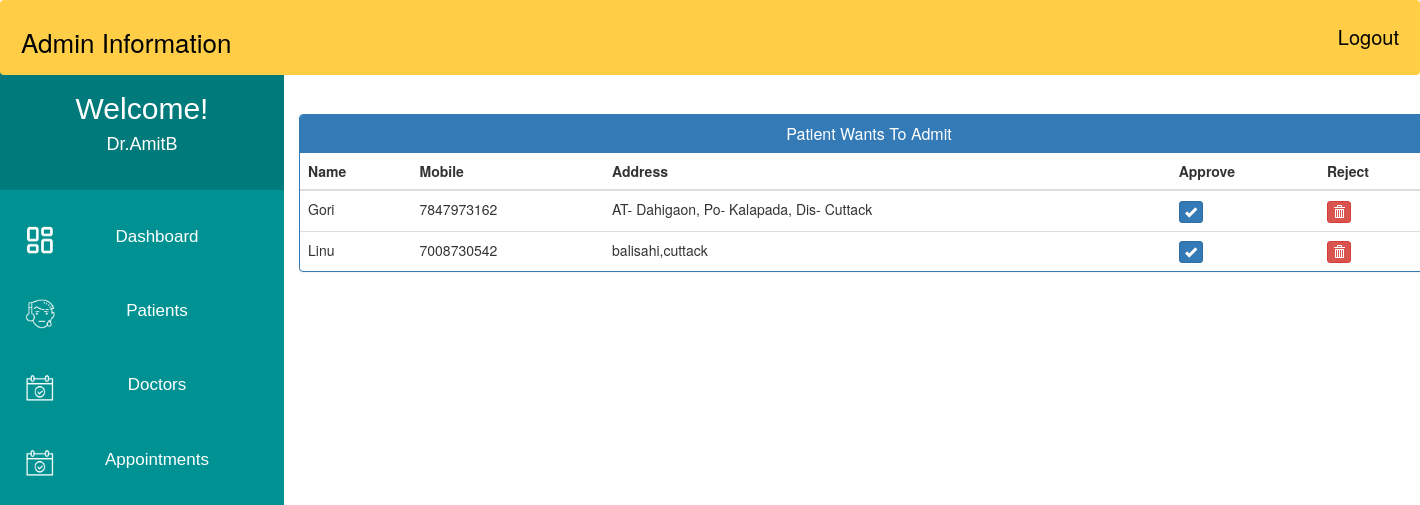
The app's page /admin_approve_patient/ (signed in) with its own data.
### MyApp/models.py (models this page shows, shortened)
class Patient(models.Model):
    user = models.OneToOneField(User, on_delete=models.CASCADE)
    Patient_First_Name = models.CharField(max_length=50, default="")
    Patient_Last_Name = models.CharField(max_length=50, default="")
    gender = models.CharField(max_length=10, choices=GENDER)
    contact = models.CharField(max_length=10)
    address = models.CharField(max_length=350)
    symptoms = models.CharField(max_length=500, default="")
    status = models.BooleanField(default=False)
    admitDate = models.DateField(auto_now=True)
    assignedDoctorId = models.PositiveIntegerField(null=True)

### MyApp/views.py (the view)
# urls.py: path('admin_approve_patient/', views.admin_approve_patient,name="admin_approve_patient"),
@login_required(login_url='adminlogin')
def admin_approve_patient(request):
    patients=Patient.objects.all().filter(status=False)
    return render(request,'MyApp/admin_approve_patient.html',{'patients':patients})

### templates/MyApp/admin_approve_patient.html (shortened to what this page needs)
<!DOCTYPE html>
<html lang="en">
<head>
    <link href="//netdna.bootstrapcdn.com/bootstrap/3.0.0/css/bootstrap.min.css" rel="stylesheet" id="bootstrap-css">
</head>
<body>
    {% include 'MyApp/admin_base.html' %}
    <div class="container" style="margin-left:20%; margin-top:8%">
  <div class="panel panel-primary">
    <div class="panel-heading">
      <h6 class="panel-title">Patient Wants To Admit</h6>
    </div>
    <table class="table table-hover" id="dev-table">
      <thead>
        <tr>
          <th>Name</th>
          <th>Mobile</th>
          <th>Address</th>
          <th>Approve</th>
          <th>Reject</th>
        </tr>
      </thead>
      {% for p in patients %}
      <tr>
        <td> {{p.Patient_First_Name}}</td>
        <td>{{p.contact}}</td>
        <td>{{p.address}}</td>
        <td><a class="btn btn-primary btn-xs" href="{% url 'MyApp:approve_patient' p.id  %}"><span class="glyphicon glyphicon-ok"></span></a></td>
        <td><a class="btn btn-danger btn-xs" href="{% url 'MyApp:reject_patient' p.id  %}"><span class="glyphicon glyphicon-trash"></span></a></td>
      </tr>
      {% endfor %}
    </table>
  </div>
</div>
</body>
</html>

### templates/MyApp/admin_base.html (shortened to what this page needs)
<!DOCTYPE html>
{% load staticfiles %}
<html lang="en">
<head>
</head>
<body>
    <div class="navbar">
        <a>Admin Information</a>
        <a href="{% url 'MyApp:logout' %}" class="logoutbtn" style="font-size:18px, text-align: center;">Logout</a>
    </div>
     <div class="sidebar">
        <div class="userprofile">
            <h2 style="color:white; font-family:sans-serif; padding-top:25px; text-align:center; margin:0px;">Welcome!</h2>
            <h4 style="color:white; font-family:sans-serif; text-align:center; padding-bottom:35px;">{{request.user.username}}</h4>
        </div>
        <a href="{% url 'MyApp:admin_dashboard' %}"><img class="icon" src="{% static "images/PDash.png" %}">Dashboard</a>
        <a href="{% url 'MyApp:admin_patient' %}"><img class="icon" src="{% static "images/PIcon.png" %}">Patients</a>
        <a href="{% url 'MyApp:admin_doctor' %}"><img class="icon" src="{% static "images/ApptIcon.png" %}">Doctors</a>
        <a href="{% url 'MyApp:admin_appointment' %}"><img class="icon" src="{% static "images/ApptIcon.png" %}">Appointments</a>
    </div>
</body>
</html>

### templates/MyApp/admin_base.html (style rules this page uses)
body { background-color: rgb(255, 255, 255); padding: 0px; margin-top: 0px; margin-left: 0px; margin-right: 0px; margin-bottom: 0px; }
.navbar { overflow: hidden; background-color: rgb(255, 206, 70); height:75px; width:100%; padding-top:22px; z-index:1; top:0; position:fixed; display:block; }
.navbar a { float: left; display:block; font-size: 26px; color: black; text-align: center; padding-left:20px; text-decoration: none; }
.navbar .logoutbtn { float: right; display:block; font-size: 20px; color: black; text-align: center; padding-right:20px; text-decoration: none; }
.sidebar .userprofile { background-color: rgb(0, 122, 122); }
.sidebar { margin-top: 0px; padding-top: 0px; width: 20%; text-align: center; height=100vh; background-color: rgb(0, 146, 146); font-family: sans-serif; font-size:17px; font-weight: normal; position: fixed; top: 67px; left: 0; bottom: 0; }
.sidebar a { display: block; color: white; padding: 25px; text-decoration: none; }
.icon { float:left; width:30px; height:30px; }

### templates/MyApp/admin_approve_patient.html (style rules this page uses)
a:link { text-decoration: none; }
h6 { text-align: center; }

### records on screen
Patient: Patient_First_Name "Gori", contact "7847973162", address "AT- Dahigaon, Po- Kalapada, Dis- Cuttack"
Patient: Patient_First_Name "Linu", contact "7008730542", address "balisahi,cuttack"

### other values on screen
{{ request.user.username }} "Dr.AmitB"
